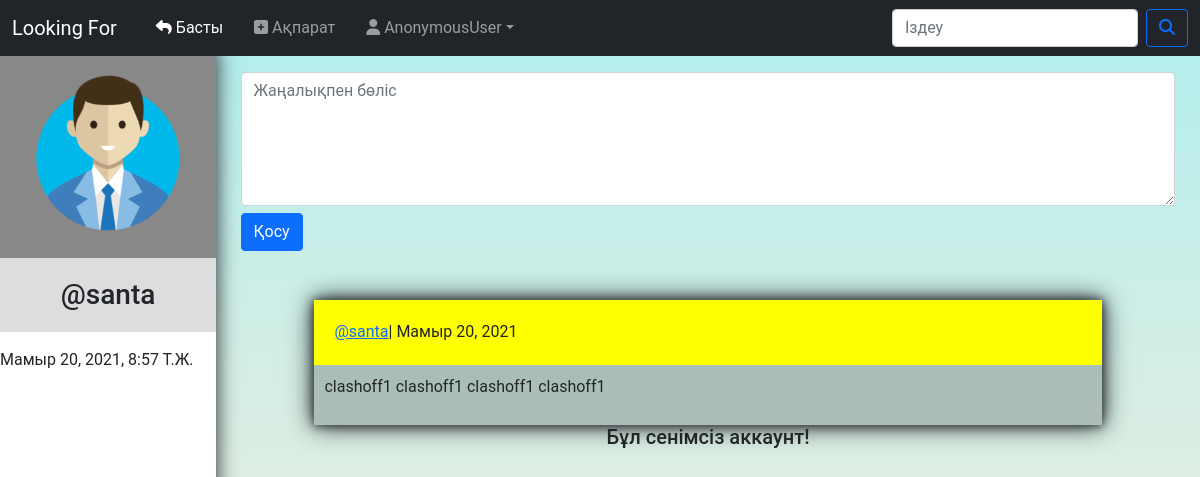
The app's page /user/profile/13 with its own data.
### members/models.py (models this page shows)
class Customer(models.Model):
	user  = models.ForeignKey(User, on_delete = models.CASCADE)
	picture = models.CharField('Сурет', max_length = 2, default = '0')

### mainapp/models.py (models this page shows, shortened)
class Article(models.Model):
	author       = models.ForeignKey(User, on_delete=models.CASCADE)
	first_name   = models.CharField('Есіміңіз', max_length = 40)
	last_name    = models.CharField('Әкеңіз', max_length = 40, blank = True, default = 'Білмеймін')
	third_name   = models.CharField('Атаңыз', max_length = 40, blank = True, default = 'Білмеймін')
	fourth_name  = models.CharField('Атаңыздың әкесі', max_length = 40, blank = True, default = 'Білмеймін')
	fiveth_name  = models.CharField('Атаңыздың атасы', max_length = 40, blank = True, default = 'Білмеймін')
	sixth_name   = models.CharField('Атаңыздың атасының әкесі', max_length = 40, blank = True, default = 'Білмеймін')
	seventh_name = models.CharField('Оның атасы', max_length = 40, blank = True, default = 'Білмеймін')
	ru  = models.CharField('Ру', max_length = 90, blank = True, default = 'Білмеймін')
	jus = models.CharField('Жүз', max_length = 90, blank = True, default = 'Білмеймін')
	jynys = models.CharField('Жынысыныз', max_length = 150)
	biog         = models.TextField('Өзіңіз жайында') # категория ПОСТ болған жағдайда, ПОСТ денесі (body)
	birth_day    = models.CharField('Туылған күні', max_length = 3)
	birth_mounth = models.CharField('Туылған Айы', max_length = 20)
	birth_year   = models.CharField('Туылған Жылы', max_length = 150)
	date           = models.DateField('Уақыты', auto_now_add = True)
	contact_number = models.CharField('Байланыс телефоны', max_length = 11, blank = True)
	facebook       = models.CharField('Facebook', max_length = 250, blank = True)
	instagram	   = models.CharField('Instagram', max_length = 250)
	whatsapp	   = models.CharField('Whatsapp', max_length = 12, blank = True)
	category = models.CharField('Категория', max_length = 10, blank = True, default = 'Іздеу')

### members/views.py (the view)
# urls.py: path('profile/<int:pk>', views.UserProfileView.as_view(), name = 'profile'),
class UserProfileView(DetailView):
    queryset = User.objects.all()
    template_name = 'members/profile.html'
    def get_context_data(self, **kwargs):
        context = super(UserProfileView, self).get_context_data(**kwargs)
        context['news'] = Article.objects.order_by('-date')
        context['profile'] = Customer.objects.all()
        context['comments'] = Comment.objects.all()
        return context

### members/templates/members/profile.html (shortened to what this page needs)
{% extends 'base.html' %}
{% load static %}
{% block content %}
<br>
<div class="left-bar">
	<div class="respon-bg">
		<div class="user-picture">
			<div>
				{% if profile %}
					{% for id in profile %}
						{% if id.user == object %}
							{% if id.picture == '1' %}
							<img src="{% static 'main/user/1.png' %}" width="170" >
							{% elif id.picture == '2' %}
							<img src="{% static 'main/user/2.png' %}" width="170" >
							{% elif id.picture == '3' %}
							<img src="{% static 'main/user/3.png' %}" width="170" >
							{% elif id.picture == '5' %}
							<img src="{% static 'main/user/5.png' %}" width="170" >
							{% elif id.picture == '6' %}
							<img src="{% static 'main/user/6.png' %}" width="170" >
							{% else %}
							<img src="{% static 'main/image/picture.png' %}" width="170">
							{% endif %}
						{% endif %}
					{% endfor %}
				{% endif %}
			</div>
		</div>
			<h3>@{{ object.username }}</h3>
	 		{{ object.last_login }}
	</div>
</div>
<div class="right-content">
	<div style="width: 100%">
		<br>
		<div class="profile-form">
			<form action="{% url 'add_post' %}" method="POST">
				<textarea name="biog" rows="5" class="form-control" placeholder="Жаңалықпен бөліс" required id="id_biog"></textarea>
				<button type="submit" class="btn btn-primary" style="margin-top: 7px;">Қосу</button>
			</form>
		</div>
	 	<div>
		{% if news %}
		{% for obj in news %}
			{% if obj.author == object %}
			{% if obj.category == 'Іздеу' %}
			<div class="my-container">
				<div class="object-header">
					<div class="author-date">
						<a href="{% url 'profile' obj.author.id %}"> @{{ obj.author }} </a>  | {{ obj.date }}
					</div>
					<div class="nav-icon">
						<div>
							<a href="{% url 'details' obj.id %}" id="icon">
								<i class="fas fa-angle-double-right"></i></a>
							{% if obj.author == request.user %}
							<a href="{% url 'update' obj.id %}" id="icon">
								<i class="fas fa-pen" ></i></a>
							<a href="{% url 'delete' obj.id %}" id="icon">
								<i class="fas fa-trash"></i></i></a>
							{% endif %}
						</div>
					</div>
				</div>
				<div class="object-body">
					<div class="object-name">
						<h4>
							{{ obj.first_name }} {{ obj.third_name }}
							{% if obj.last_name %}
							{% if obj.jynys == 'Ұл' %}
								{{ obj.last_name }}ұлы
							{% elif obj.jynys == 'Қыз' %}
								{{ obj.last_name }}қызы
							{% endif %}
							{% endif %}
						</h4>
						<p><strong>Жүз: </strong>{{ obj.jus }}</p>
						<p><strong>Ру: </strong>{{ obj.ru }}</p>
						<p>{{ obj.birth_day }} {{ obj.birth_mounth }} {{ obj.birth_year }}</p>
						{% if obj.facebook %}
							<p class="btn-facebook"><i  style="font-size: 22px; " class="fab fa-facebook-square"></i> <a href="{{ obj.facebook }}" target="_blank">{{ obj.first_name }} {{ obj.third_name }} </a></p>
						{% endif %}
						{% if obj.instagram %}
							<p class="btn-instagram"><i style="font-size: 22px; "  class="fab fa-instagram-square"></i> <a href="{{ obj.instagram }}" target="_blank">{{ obj.first_name }} {{ obj.third_name }} </a></p>
						{% endif %}
						{% if obj.whatsapp %}
							<p class="btn-whatsapp"><i style="font-size: 22px; " class="fab fa-whatsapp-square"></i> {{ obj.whatsapp }}</p>
						{% endif %}
					</div>
					<hr>
					<div class="object-biog">
						{{ obj.biog }}
					</div>
				</div>
			</div>
			{% elif obj.category == 'Пост' %}
				<div class="my-container">
					<div class="object-header">
						<div class="author-date">
							<a href="{% url 'profile' obj.author.id %}"> @{{ obj.author }} </a>  | {{ obj.date }}
						</div>
					</div>
					<div class="category-post">
						<p>{{ obj.biog }}</p>
					</div>
				</div>
			{% endif %}
			{% endif %}
		{% endfor %}
	{% endif %}
	</div>
		{% if not object.first_name %}
			<h5 style="text-align: center;">Бұл сенімсіз аккаунт!</h5>
		{% endif %}
	</div>
</div>
{% endblock %}

### mainapp/static/main/style/style.css (style rules this page uses)
* { margin: 0; text-decoration: none; font-family: 'Roboto', sans-serif; outline: none; }
body { background: linear-gradient(#AFEEEE, #FFEEDB) fixed; }
.my-container { width: 80%; margin: auto; margin-top: 5%; background: rgba(0, 0, 0, 0.2); box-shadow: 0 0 10px, 0 0 25px; }
.author-date { display: flex; float: left; }
.object-header { padding: 20px; background: yellow; height: 65px; }
.left-bar { background: #fff; width: 18%; position: fixed; height: 100vh; box-shadow: 0 0 20px; }
.left-bar h3 { text-align: center; padding: 20px; background: #ddd; }
.right-content { display: flex; width: 82%; float: right; }
.category-post { padding: 10px; }
.profile-form form textarea { width: 100%; float: right; }
.profile-form { width: 95%; margin: auto; }
.user-picture div img { display: flex; margin: auto; margin-top: 20px; margin-bottom: 20px; box-sizing: border-box; }
.user-picture div { background: #888; display: flex; }

### records on screen
Article: author "santa", date "Мамыр 20, 2021", biog "clashoff1 clashoff1 clashoff1 clashoff1"

### other values on screen
{{ request.user }} "AnonymousUser"
{{ object.username }} "santa"
{{ object.last_login }} "Мамыр 20, 2021, 8:57 Т.Ж."
